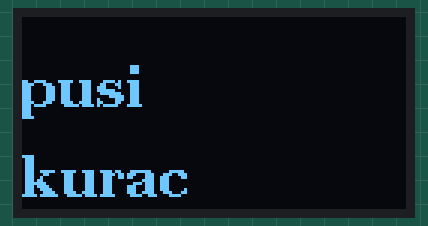
Simulated run of this sketch. Board: Arduino Uno, built with avr-gcc and run on an emulated ATmega328P. On the bench: 128×64 one-colour display.

Above: at 0.1 s.

The sketch:

OLED_HelloWorld.ino
```cpp
#include <Wire.h>
#include <U8g2lib.h>

// Für die meisten 1.3" SH1106 I2C Displays:
U8G2_SH1106_128X64_NONAME_F_HW_I2C display(U8G2_R0, /* reset=*/ U8X8_PIN_NONE);

void setup() {
  display.begin();
  display.clearBuffer();
  display.setFont(u8g2_font_ncenB14_tr);
  display.drawStr(0, 30, "pusi");
  display.drawStr(0, 60, "kurac");
  display.sendBuffer();
}

void loop() {}
```
